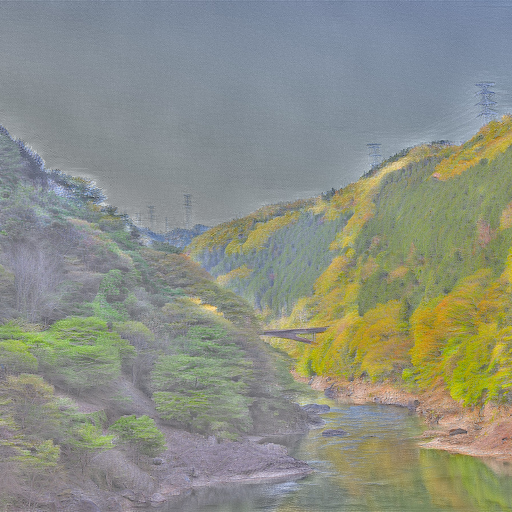
#> input picture data/monet_style/image1006.png, 1024 x 1024 px (shown at 1/2 size)
$ python preprocess_images.py --image_dir ../data/monet_style --target_size 100
#> lines starting #> are read from the running program, lines starting #| are printed output that depends on the picture
# preprocess_images.py
import os
import argparse
from PIL import Image

# --- Configuration ---
# TARGET_SIZE and IMAGE_DIR are now command-line arguments

def resize_and_crop(image_path, output_size):
    """
    Resizes an image to fill a square of output_size and crops the center.
    """
#> called with image_path = '../data/monet_style/image1006.png', output_size = 100
    img = Image.open(image_path)
#> img is the input picture: PIL image 1024x1024 RGB; mean R, G, B 139.5, 143.5, 132.3

    # Don't process non-RGB images like grayscale
    if img.mode != 'RGB':
        print(f"Image {image_path} is in {img.mode} mode, converting to RGB.")
        img = img.convert('RGB')

    # 1. Calculate new dimensions to resize to
    original_width, original_height = img.size
#> original_width = 1024; original_height = 1024
    original_ratio = original_width / original_height
#> original_ratio = 1
    target_ratio = 1.0 # output_size / output_size

    if original_ratio > target_ratio:
        # Original image is wider than target. Resize based on height.
        new_height = output_size
        new_width = int(new_height * original_ratio)
    else:
        # Original image is taller than or same as target. Resize based on width.
        new_width = output_size
        new_height = int(new_width / original_ratio)
#> new_height = 100

    img = img.resize((new_width, new_height), Image.LANCZOS)
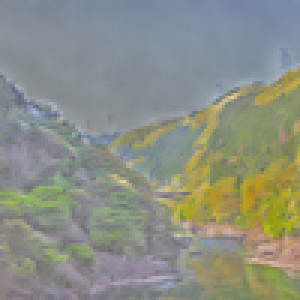
#> img: PIL image 100x100 RGB (shown 3 times larger); mean R, G, B 139.5, 143.5, 132.3

    # 2. Crop the center
    left = (new_width - output_size) / 2
    top = (new_height - output_size) / 2
#> top = 0
    right = (new_width + output_size) / 2
    bottom = (new_height + output_size) / 2
#> bottom = 100

    img = img.crop((left, top, right, bottom))

    # 3. Save the image, overwriting the original
    img.save(image_path)
    print(f"Processed {image_path}")


if __name__ == "__main__":
    parser = argparse.ArgumentParser(description="Preprocess images by resizing and cropping to square.")
    parser.add_argument("--image_dir", type=str, required=True, help="Directory containing images to preprocess.")
    parser.add_argument("--target_size", type=int, required=True, help="Target size for the square crop.")

    args = parser.parse_args()

    print(f"Starting to process images in {args.image_dir}...")
    for filename in os.listdir(args.image_dir):
        if filename.lower().endswith(('.png', '.jpg', '.jpeg')):
            file_path = os.path.join(args.image_dir, filename)
            resize_and_crop(file_path, args.target_size)
#> pass 2 of the loop `for filename in os.listdir(args.image_dir):`:
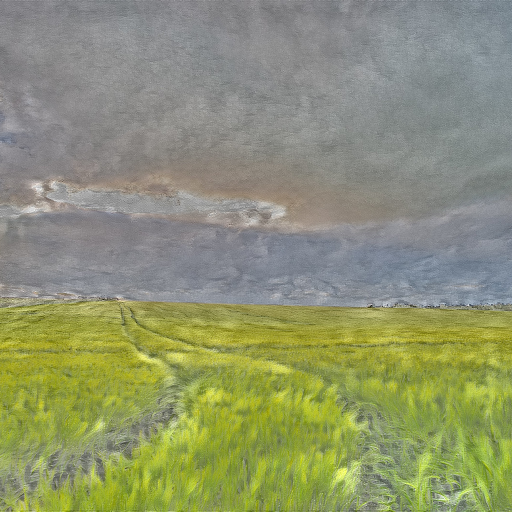
#> input picture data/monet_style/image1007.png, 1024 x 1024 px (shown at 1/2 size)
#> in resize_and_crop, img is the input picture: PIL image 1024x1024 RGB; mean R, G, B 142.1, 147.4, 112.3
#> in resize_and_crop (call 2), `img = img.resize((new_width, new_height), Image.LANCZOS)`:
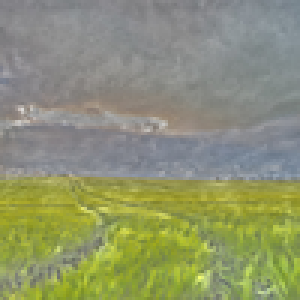
#> img: PIL image 100x100 RGB (shown 3 times larger); mean R, G, B 142.1, 147.4, 112.3
    print("Processing complete.")
